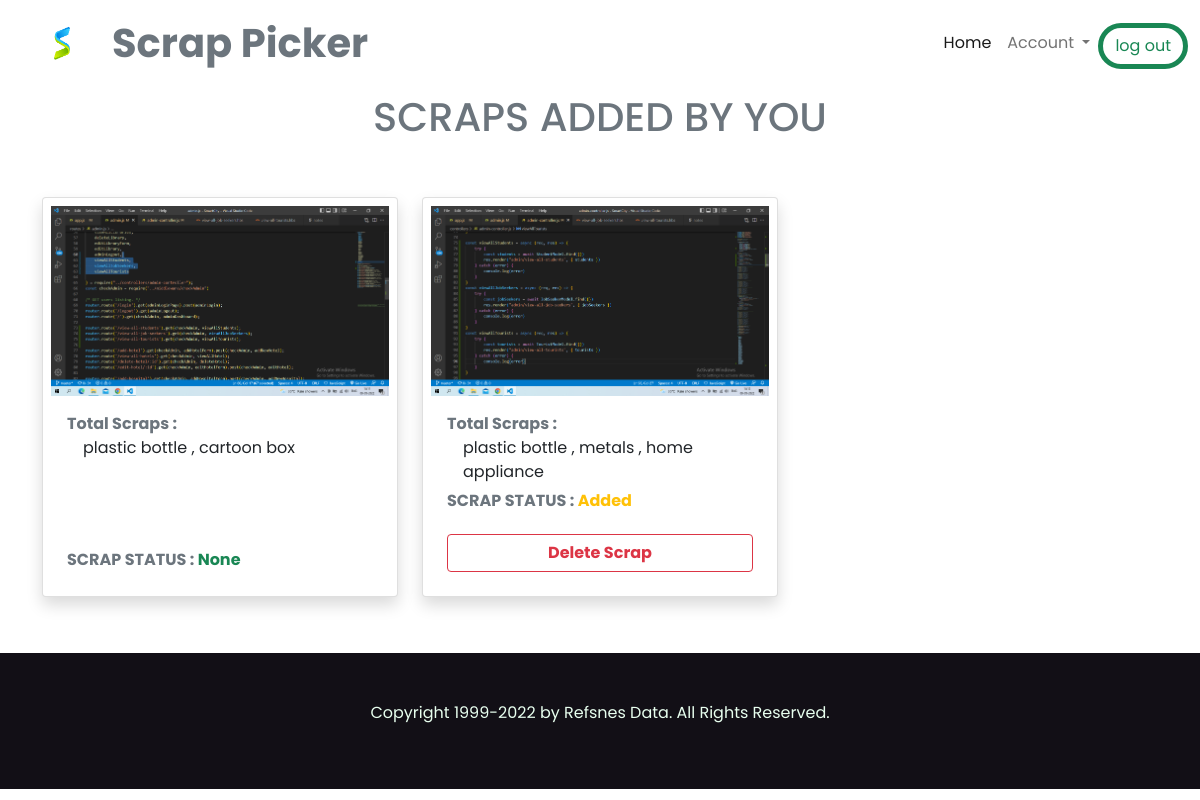
Page /view-my-scraps/ (signed in) on the earlier database version.
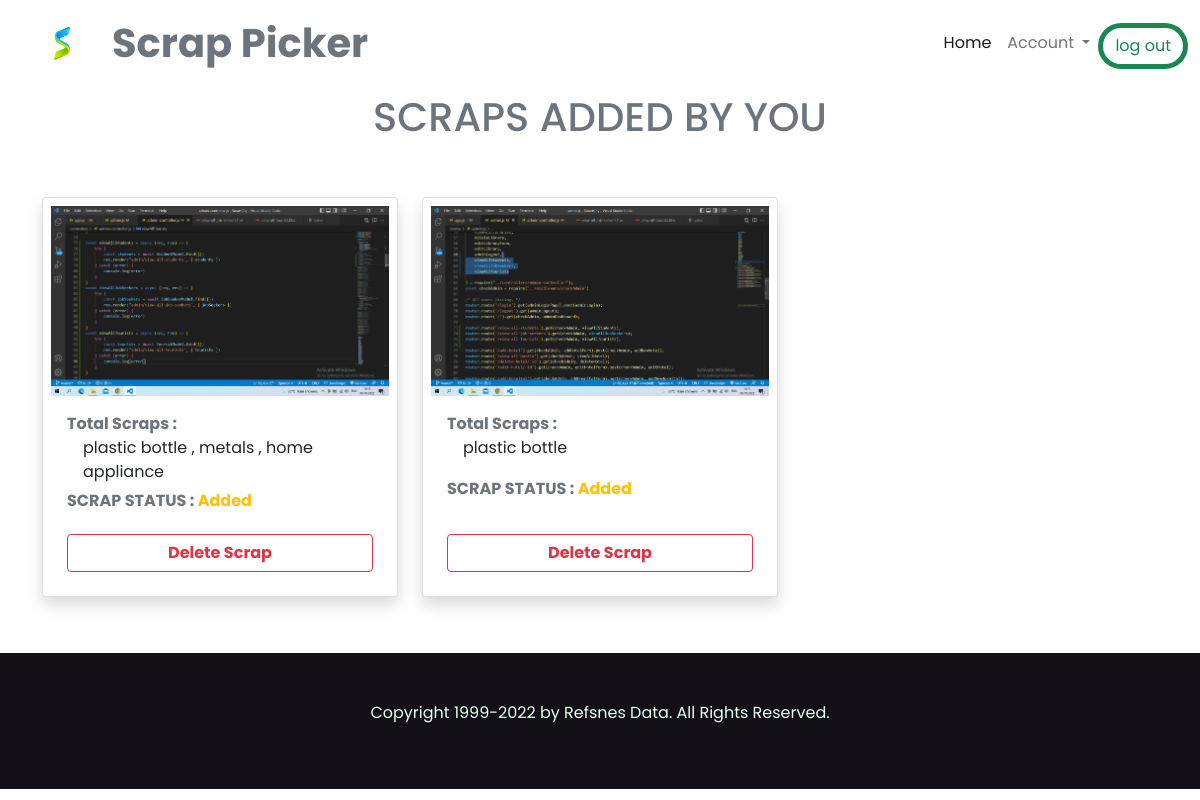
Same page on the later database version.
### users/models.py (models this page shows)
class Scrap(models.Model):
    user_ID =models.ForeignKey(User,on_delete=models.CASCADE,null=True,blank=True)
    waste_type = models.CharField(max_length=200)
    Username = models.CharField(max_length=200,null=True,blank=True)
    Email = models.CharField(max_length=200,null=True,blank=True)
    Phone_number = models.CharField(max_length=200,null=True,blank=True)
    Address = models.CharField(max_length=200,null=True,blank=True)
    City = models.CharField(max_length=200,null=True,blank=True)
    State = models.CharField(max_length=200,null=True,blank=True)
    Pin_code = models.CharField(max_length=200,null=True,blank=True)
    Scrap_Image = models.ImageField(upload_to="scraps",null=True,blank=True)
    status = models.CharField(max_length=200,null=True,blank=True)

### users/views.py (the view)
# urls.py: path('view-my-scraps/', views.view_my_scraps, name="view_my_scraps"),
def view_my_scraps(request):
    all_scraps = Scrap.objects.filter(user_ID=request.user.id)
    return render(request, "users/view-my-scraps.html",{"all_scraps":all_scraps})

### templates/users/view-my-scraps.html
{% extends "users/user-home.html" %}
{% load static %}
{% block content %}
<h1 class="text-muted text-center">SCRAPS ADDED BY YOU </h1>
<div class="container mb-3">
    <div class="row ">
        {% for scrap in all_scraps %}
        <div class="col-4 my-5">
            <div class="card shadow p-2 rounded" style="min-height: 25rem;">
                <div class="card-image">
                    <img src="{{scrap.Scrap_Image.url}}" alt="" style="width: 100%;">
                </div>
                <div class="card-body d-flex flex-column justify-content-between">
                    <div class="card-text">
                        <span class="text-muted fw-bold">Total Scraps : </span><br>
                        <p class="card-text ps-3">
                            {{scrap.waste_type}}
                        </p>
                    </div>
                    {% if scrap.status == 'Added' %}
                    <p class="card-text fw-bold text-muted">
                        SCRAP STATUS : <span class="text-warning">{{scrap.status}}</span>
                    </p>
                    <a class="btn btn-outline-danger fw-bold" href="{% url 'delete_scrap' scrap.id  %}"
                        onclick="return confirm('Are you sure you want to delete this item?')">Delete Scrap</a>
                    {% else %}
                    <p class="card-text fw-bold text-muted">
                        SCRAP STATUS : <span class="text-success"> {{scrap.status}}</span>
                    </p>
                    {% endif %}
                </div>
            </div>
        </div>
        {% endfor %}
    </div>
</div>
{% endblock %}

### templates/users/user-home.html (shortened to what this page needs)
{% load static %}
<!doctype html>
<html lang="en">
<head>
    <link href="https://cdn.jsdelivr.net/npm/bootstrap@5.0.2/dist/css/bootstrap.min.css" rel="stylesheet"
>
    <link rel="stylesheet" href="https://cdn.jsdelivr.net/npm/bootstrap-icons@1.10.2/font/bootstrap-icons.css">
    <link rel="stylesheet" href="https://cdnjs.cloudflare.com/ajax/libs/font-awesome/6.2.1/css/all.min.css">
    <link rel="stylesheet" href="{% static 'stylesheets/user-home.css' %}">
</head>
<body>
    <nav class="navbar navbar-expand-lg navbar-light ">
        <div class="container-fluid ">
            <a class="navbar-brand text-secondary fs-1 fw-bold d-flex" href="#">
                <img class="img-fluid d-none d-md-block" src="{% static '/images/01_S_Letter1.png' %}"
                    style="width:100px;" alt="brand"> Scrap Picker</a>
            <div class="collapse navbar-collapse justify-content-xl-end " id="navbarNavAltMarkup">
                <div class="navbar-nav ">
                    <a class="nav-link active" aria-current="page" href="#">Home</a>
                    <li class="nav-item dropdown ">
                        <a class="nav-link dropdown-toggle" href="#" id="navbarDropdown" role="button"
                            data-bs-toggle="dropdown" aria-expanded="false">
                            Account
                        </a>
                    </li>
                    <a class="btn btn-outline-success rounded-pill border border-5 border-success shadow-none "
                        href="{% url 'signout' %}">log out</a>
                </div>
            </div>
        </div>
    </nav>
    <div style="min-height: 70vh;">
        {% block content %}{% endblock %}
    </div>
    <footer id="footer" class="container-fluid p-5">
        <p>Copyright 1999-2022 by Refsnes Data. All Rights Reserved.</p>
    </footer>
</body>
</html>

### static/stylesheets/user-home.css (style rules this page uses)
* { margin: 0px; padding: 0px; box-sizing: border-box; font-family: 'Poppins', sans-serif; }
#footer { min-height: 5vh; background: #120F16; display: flex; justify-content: center; align-items: center; color: #e8ffef; }

Differences in the rows shown:
removed Scrap: Scrap_Image (picture), waste_type "plastic bottle , cartoon box", status "None"
added Scrap: Scrap_Image (picture), waste_type "plastic bottle", status "Added"
